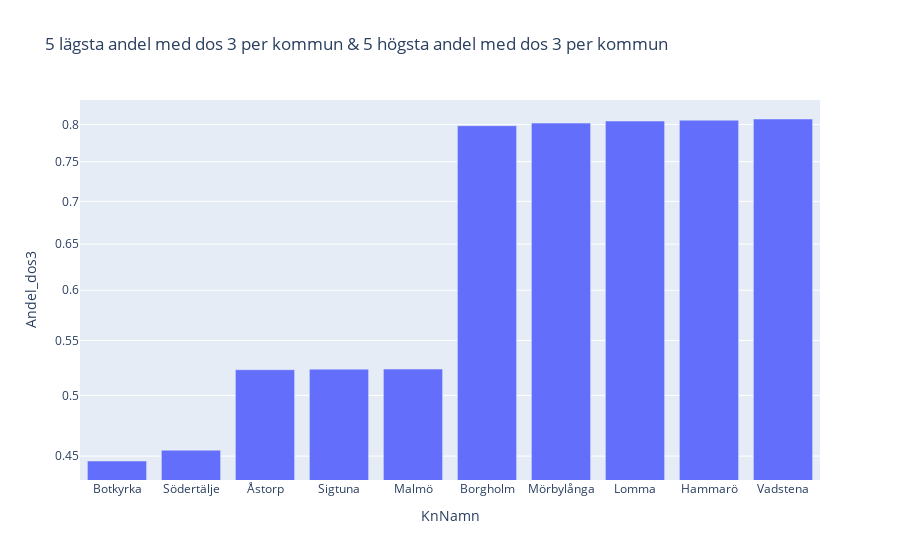

Notebook code cell kept with this figure:
### Markdown cell above
# KPI 4
- Jämföra dem 5 högsta och 5 lägsta andel vaccinerade med dos 3 per kommun
- Jag förväntar mig en skillnad, dock inte jätte stor, även fast det finns många kommuner av olika storlekar i Sverige.
- Jag vill även undersöka ifall man kan se en koppling kring vart dessa kommuner befinner sig i Sverige

### Code cell
vaccin_kommun_dos3 = pd.read_excel("../Data/vaccine.xlsx", sheet_name="Vaccinerade kommun dos 3")

# Creates two dataframes with the top 5 and last 5 municipalaties
# concatinates them so we can plot
sorterad_vaccin_kommun_dos3 = vaccin_kommun_dos3.sort_values("Andel_dos3")
sorterad_vaccin_kommun_dos3 = sorterad_vaccin_kommun_dos3[["KnNamn", "Andel_dos3"]]
sorterad_vaccin_kommun_dos3_last10 = sorterad_vaccin_kommun_dos3.head(5)
sorterad_vaccin_kommun_dos3_top10 = sorterad_vaccin_kommun_dos3.tail(5)
concat_sorted_df = pd.concat([sorterad_vaccin_kommun_dos3_last10, sorterad_vaccin_kommun_dos3_top10], axis=0)

kommun_labels = {"value": "Befolkning", "variable": "Antal fall av Covid-19"}

log_plotly_bar_with_df_title_labels(
    concat_sorted_df,
    "Andel_dos3",
    "KnNamn",
    "5 lägsta andel med dos 3 per kommun & 5 högsta andel med dos 3 per kommun",
    kommun_labels,
    "KPI_4_Lägsta_och_högsta_andel_dos_3_per_kommun",
)

### Figure 1 — Plotly figure (JSON) as saved in the notebook; plotly's stock layout.template omitted (floating-point values rounded to 4 significant figures)
{"data": [{"alignmentgroup": "True", "hovertemplate": "KnNamn=%{x}<br>Andel_dos3=%{y}<extra></extra>", "legendgroup": "", "marker": {"color": "#636efa", "pattern": {"shape": ""}}, "name": "", "offsetgroup": "", "orientation": "v", "showlegend": false, "textposition": "auto", "type": "bar", "x": ["Botkyrka", "Södertälje", "Åstorp", "Sigtuna", "Malmö", "Borgholm", "Mörbylånga", "Lomma", "Hammarö", "Vadstena"], "xaxis": "x", "y": [0.4462, 0.4546, 0.5228, 0.5233, 0.5233, 0.7982, 0.8018, 0.8047, 0.8059, 0.8076], "yaxis": "y"}], "layout": {"barmode": "group", "legend": {"tracegroupgap": 0}, "title": {"text": "5 lägsta andel med dos 3 per kommun & 5 högsta andel med dos 3 per kommun"}, "xaxis": {"anchor": "y", "domain": [0, 1], "title": {"text": "KnNamn"}}, "yaxis": {"anchor": "x", "domain": [0, 1], "title": {"text": "Andel_dos3"}, "type": "log"}}}
